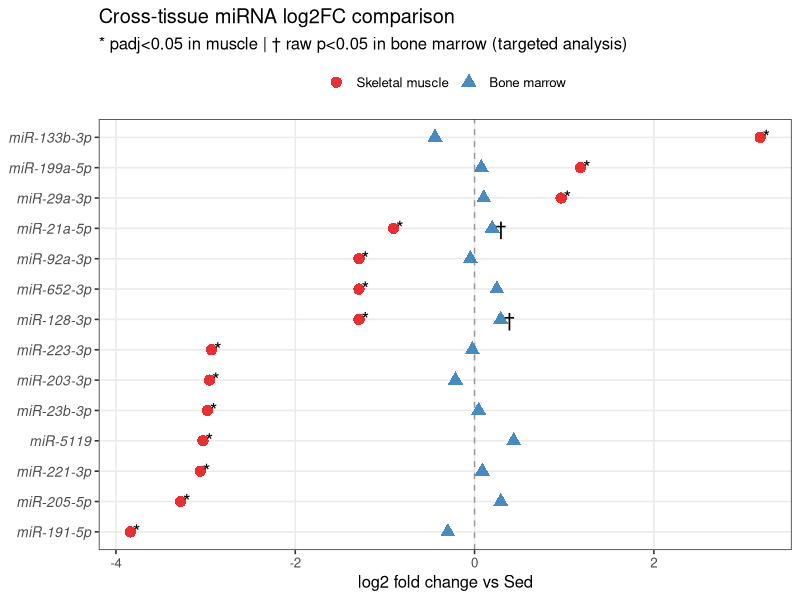
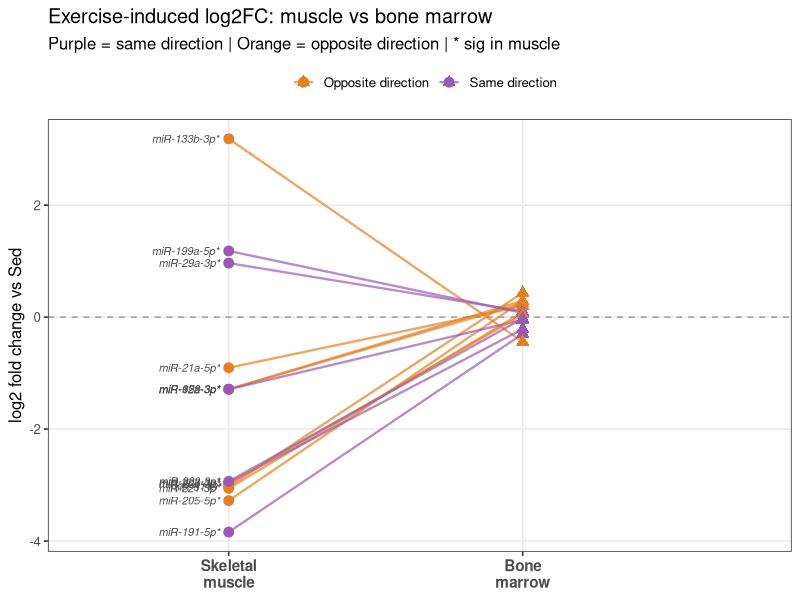
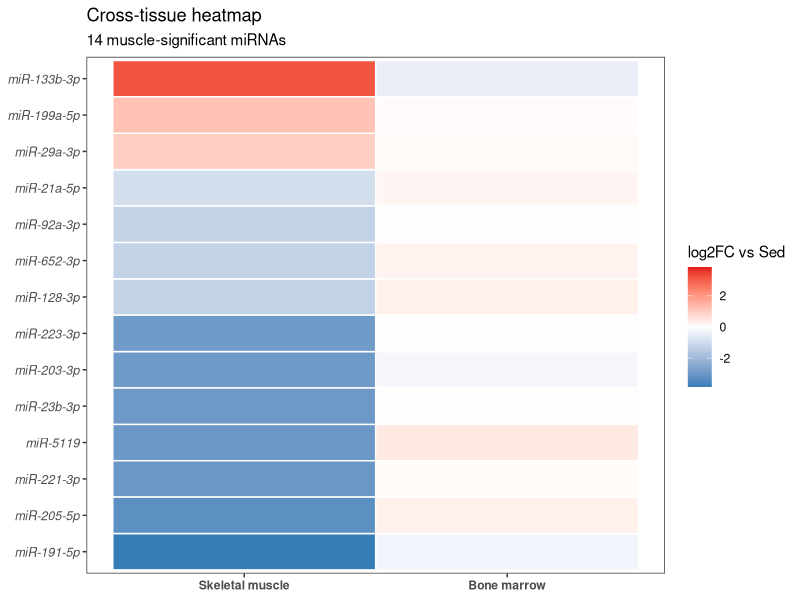

The R script that drew these images, in order:
set.seed(910)
suppressMessages({ library(ggplot2); library(gridExtra) })

# ── DATA — from targeted analysis output ────────────────────────────────────
df <- data.frame(
  miRNA = c("miR-21a-5p","miR-128-3p","miR-652-3p","miR-191-5p",
            "miR-29a-3p","miR-5119","miR-221-3p","miR-133b-3p",
            "miR-205-5p","miR-199a-5p","miR-203-3p","miR-92a-3p",
            "miR-23b-3p","miR-223-3p"),
  log2FC_muscle = c(-0.904,-1.289,-1.289,-3.840,
                     0.965,-3.029,-3.059, 3.186,
                    -3.278, 1.182,-2.956,-1.289,
                    -2.980,-2.934),
  log2FC_BM    = c( 0.197, 0.292, 0.249,-0.298,
                    0.103, 0.436, 0.087,-0.441,
                    0.293, 0.075,-0.213,-0.047,
                    0.046,-0.025),
  pvalue_BM    = c(0.0084,0.0479,0.0778,0.1343,
                   0.1915,0.2280,0.3771,0.4195,
                   0.5102,0.5342,0.6271,0.7378,
                   0.8111,0.8678),
  padj_14      = c(0.1177,0.3353,0.3630,0.4701,
                   0.5320,0.5320,0.7341,0.7341,
                   0.7479,0.7479,0.7981,0.8608,
                   0.8678,0.8678),
  padj_muscle  = c(0.037,0.046,0.046,0.046,
                   0.046,0.046,0.046,0.013,
                   0.046,0.032,0.046,0.046,
                   0.046,0.046)
)

# direction agreement
df$direction <- ifelse(sign(df$log2FC_muscle) == sign(df$log2FC_BM),
                       "Same direction", "Opposite direction")

# significance stars for muscle
df$sig_muscle <- ifelse(df$padj_muscle < 0.05, "*", "")
# trend marker for BM
df$trend_BM <- ifelse(df$pvalue_BM < 0.05, "†", "")

# order by muscle log2FC
df$miRNA <- factor(df$miRNA,
                   levels=df$miRNA[order(df$log2FC_muscle)])

col_same <- "#9B59B6"   # purple — same direction
col_opp  <- "#E67E22"   # orange — opposite direction
col_mu_up  <- "#E41A1C" # red — muscle up
col_mu_dn  <- "#377EB8" # blue — muscle down

# ── FIGURE A: side-by-side dot plot ────────────────────────────────────────
# melt to long format
long <- rbind(
  data.frame(miRNA=df$miRNA, Tissue="Skeletal muscle",
             log2FC=df$log2FC_muscle,
             sig=df$sig_muscle,
             direction=df$direction),
  data.frame(miRNA=df$miRNA, Tissue="Bone marrow",
             log2FC=df$log2FC_BM,
             sig=df$trend_BM,
             direction=df$direction)
)
long$Tissue <- factor(long$Tissue,
                      levels=c("Skeletal muscle","Bone marrow"))

pA <- ggplot(long, aes(x=log2FC, y=miRNA, colour=Tissue, shape=Tissue)) +
  geom_vline(xintercept=0, linetype="dashed", colour="grey60") +
  geom_point(size=3.5, alpha=0.9) +
  geom_text(aes(label=sig),
            hjust=-0.3, vjust=0.5, size=5, colour="black") +
  scale_colour_manual(values=c("Skeletal muscle"="#E41A1C",
                                "Bone marrow"="#377EB8")) +
  scale_shape_manual(values=c("Skeletal muscle"=16,
                               "Bone marrow"=17)) +
  theme_bw(base_size=12) +
  theme(panel.grid.minor=element_blank(),
        axis.text.y=element_text(face="italic", size=10),
        legend.position="top") +
  labs(title="Cross-tissue miRNA log2FC comparison",
       subtitle="* padj<0.05 in muscle | † raw p<0.05 in bone marrow (targeted analysis)",
       x="log2 fold change vs Sed", y=NULL,
       colour=NULL, shape=NULL)

# ── FIGURE B: paired slope plot ─────────────────────────────────────────────
pB <- ggplot(df, aes(colour=direction)) +
  geom_hline(yintercept=0, linetype="dashed", colour="grey60") +
  geom_segment(aes(x=1, xend=2,
                   y=log2FC_muscle, yend=log2FC_BM),
               linewidth=0.8, alpha=0.7) +
  geom_point(aes(x=1, y=log2FC_muscle), size=3) +
  geom_point(aes(x=2, y=log2FC_BM), size=3, shape=17) +
  geom_text(aes(x=1, y=log2FC_muscle,
                label=paste0(as.character(miRNA), sig_muscle)),
            hjust=1.15, size=2.8, fontface="italic",
            colour="grey30") +
  scale_colour_manual(values=c("Same direction"=col_same,
                                "Opposite direction"=col_opp),
                      name="") +
  scale_x_continuous(breaks=c(1,2),
                     labels=c("Skeletal\nmuscle","Bone\nmarrow"),
                     limits=c(0.5, 2.8)) +
  theme_bw(base_size=12) +
  theme(panel.grid.minor=element_blank(),
        legend.position="top",
        axis.text.x=element_text(size=11, face="bold")) +
  labs(title="Exercise-induced log2FC: muscle vs bone marrow",
       subtitle="Purple = same direction | Orange = opposite direction | * sig in muscle",
       x=NULL, y="log2 fold change vs Sed")

# ── FIGURE C: heatmap both tissues ─────────────────────────────────────────
heat <- rbind(
  data.frame(miRNA=df$miRNA, Tissue="Skeletal muscle",
             log2FC=df$log2FC_muscle, direction=df$direction),
  data.frame(miRNA=df$miRNA, Tissue="Bone marrow",
             log2FC=df$log2FC_BM, direction=df$direction)
)
heat$Tissue <- factor(heat$Tissue,
                      levels=c("Skeletal muscle","Bone marrow"))
lim <- max(abs(c(df$log2FC_muscle, df$log2FC_BM)))

pC <- ggplot(heat, aes(x=Tissue, y=miRNA, fill=log2FC)) +
  geom_tile(colour="white", linewidth=0.5) +
  scale_fill_gradient2(low="#377EB8", mid="white", high="#E41A1C",
                       midpoint=0, limits=c(-lim, lim),
                       name="log2FC vs Sed") +
  theme_bw(base_size=11) +
  theme(axis.text.y=element_text(face="italic", size=9),
        axis.text.x=element_text(face="bold"),
        panel.grid=element_blank()) +
  labs(title="Cross-tissue heatmap",
       subtitle="14 muscle-significant miRNAs",
       x=NULL, y=NULL)

# ── SAVE ────────────────────────────────────────────────────────────────────
results_dir <- "/home/reinekh/links/scratch/BoneMarrow_miRNA_EV_QC/DESeq2_results/BM_manuscript"
fig_dir <- file.path(results_dir, "figures")
dir.create(fig_dir, recursive=TRUE, showWarnings=FALSE)

ggsave(file.path(fig_dir, "CrossTissue_dotplot.png"),
       pA, width=9, height=8, dpi=300)
message("Dot plot saved")

ggsave(file.path(fig_dir, "CrossTissue_slopeplot.png"),
       pB, width=7, height=9, dpi=300)
message("Slope plot saved")

ggsave(file.path(fig_dir, "CrossTissue_heatmap.png"),
       pC, width=5, height=7, dpi=300)
message("Heatmap saved")

# summary stats
n_opp  <- sum(df$direction == "Opposite direction")
n_same <- sum(df$direction == "Same direction")
message("\n=== DIRECTION SUMMARY ===")
message("Same direction: ", n_same, "/14")
message("Opposite direction: ", n_opp, "/14")
message("Expected by chance: 7/14")
message("\nOpposite direction miRNAs:")
print(df[df$direction=="Opposite direction",
         c("miRNA","log2FC_muscle","log2FC_BM")],
      row.names=FALSE)

message("\nAll figures in: ", fig_dir)
message("=== DONE ===")
